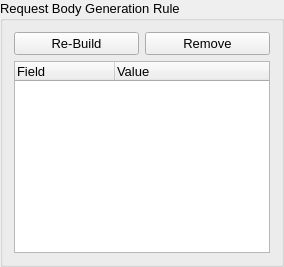
                   <widget class="QGroupBox" name="group_positive_test_20">
                    <property name="sizePolicy">
                     <sizepolicy hsizetype="MinimumExpanding" vsizetype="MinimumExpanding">
                      <horstretch>0</horstretch>
                      <verstretch>0</verstretch>
                     </sizepolicy>
                    </property>
                    <property name="font">
                     <font>
                      <family>Segoe UI</family>
                      <pointsize>10</pointsize>
                     </font>
                    </property>
                    <property name="title">
                     <string>Request Body Generation Rule</string>
                    </property>
                    <layout class="QGridLayout" name="gridLayout_38" rowstretch="1,9">
                     <item row="0" column="0">
                      <widget class="QPushButton" name="btn_tc_generation_rule_build">
                       <property name="sizePolicy">
                        <sizepolicy hsizetype="Expanding" vsizetype="Expanding">
                         <horstretch>0</horstretch>
                         <verstretch>0</verstretch>
                        </sizepolicy>
                       </property>
                       <property name="font">
                        <font>
                         <family>Segoe UI</family>
                         <pointsize>10</pointsize>
                        </font>
                       </property>
                       <property name="text">
                        <string>Re-Build</string>
                       </property>
                      </widget>
                     </item>
                     <item row="0" column="1">
                      <widget class="QPushButton" name="btn_tc_generation_rule_remove">
                       <property name="sizePolicy">
                        <sizepolicy hsizetype="Expanding" vsizetype="Expanding">
                         <horstretch>0</horstretch>
                         <verstretch>0</verstretch>
                        </sizepolicy>
                       </property>
                       <property name="font">
                        <font>
                         <family>Segoe UI</family>
                         <pointsize>10</pointsize>
                        </font>
                       </property>
                       <property name="text">
                        <string>Remove</string>
                       </property>
                      </widget>
                     </item>
                     <item row="1" column="0" colspan="2">
                      <widget class="QTreeWidget" name="table_tc_generation_rule">
                       <property name="sizePolicy">
                        <sizepolicy hsizetype="Expanding" vsizetype="Expanding">
                         <horstretch>0</horstretch>
                         <verstretch>0</verstretch>
                        </sizepolicy>
                       </property>
                       <property name="font">
                        <font>
                         <family>Segoe UI</family>
                         <pointsize>10</pointsize>
                        </font>
                       </property>
                       <property name="selectionMode">
                        <enum>QAbstractItemView::ContiguousSelection</enum>
                       </property>
                       <column>
                        <property name="text">
                         <string>Field</string>
                        </property>
                       </column>
                       <column>
                        <property name="text">
                         <string>Value</string>
                        </property>
                       </column>
                      </widget>
                     </item>
                    </layout>
                   </widget>
